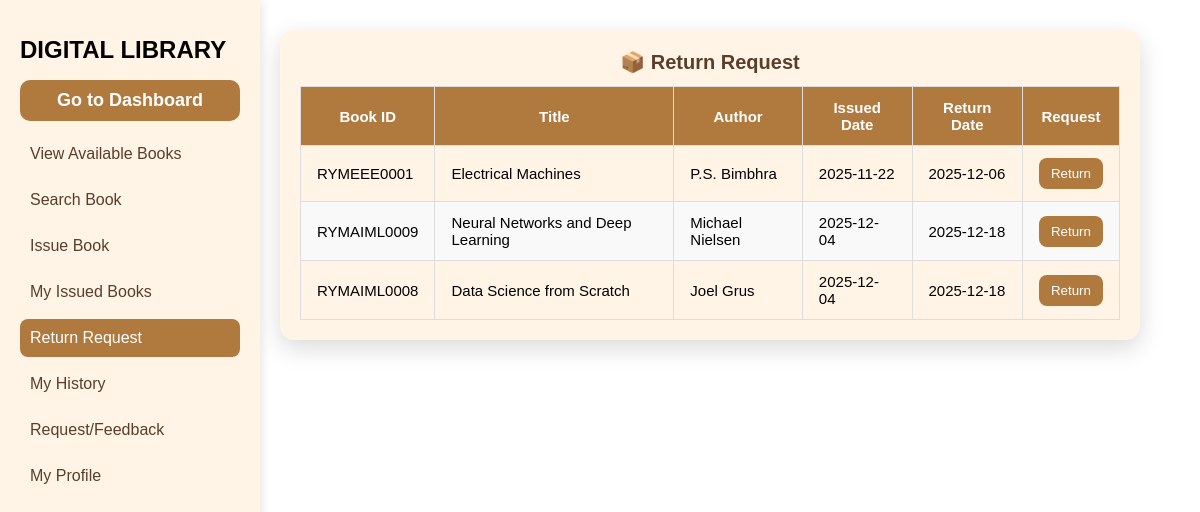
Page /dlib/users/return_request.php (signed in) on the committed database.
### tables this page shows
CREATE TABLE `transactions` (
  `transaction_id` int(11) NOT NULL,
  `user_id` varchar(20) NOT NULL,
  `book_id` varchar(20) NOT NULL,
  `issue_date` date NOT NULL,
  `return_date` date DEFAULT NULL,
  `status` enum('issued','returned','overdue','lost') DEFAULT 'issued',
  `issued_by` enum('admin','user') NOT NULL DEFAULT 'user'
);

CREATE TABLE `books` (
  `book_id` varchar(20) NOT NULL,
  `title` varchar(200) NOT NULL,
  `author` varchar(150) DEFAULT NULL,
  `edition` varchar(50) DEFAULT NULL,
  `publisher` varchar(150) DEFAULT NULL,
  `published_date` date DEFAULT NULL,
  `branch` enum('CSE','AIML','ECE','EEE','ME','CIVIL','OTHER') NOT NULL,
  `total_copies` int(11) NOT NULL DEFAULT 1,
  `available_copies` int(11) NOT NULL DEFAULT 1
);

### dlib/users/return_request.php (the view, shortened to what this page needs)
<?php
include "../db_connect.php";
$user_id = $_SESSION['user_id'];
$sql = "SELECT t.transaction_id, t.book_id, b.title, b.author, t.issue_date, t.return_date
        FROM transactions t
        JOIN books b ON t.book_id = b.book_id
        WHERE t.user_id = ? AND t.status = 'issued'";
$stmt = $conn->prepare($sql);
$stmt->bind_param("s", $user_id);
$stmt->execute();
$issued_books = $stmt->get_result();
?>
<!DOCTYPE html>
<html lang="en">
<head>
    <link rel="stylesheet" href="../css/06style.css">
</head>
<body>
<div class="main-layout">
    <div class="sidebar">
        <h1 style="font-size: 24px;">DIGITAL LIBRARY</h1>
        <button class="dashboard-btn" onclick="window.location.href='dashboard.php'">Go to Dashboard</button>
        <div class="sidebar-menu">
            <a href="view_book.php" class="menu-item">View Available Books</a>
            <a href="search_book.php" class="menu-item">Search Book</a>
            <a href="issue_request.php" class="menu-item">Issue Book</a>
            <a href="my_books.php" class="menu-item">My Issued Books</a>
            <a href="return_request.php" class="menu-item active">Return Request</a>
             <a href="history.php" class="menu-item">My History</a>
            <a href="feedback.php" class="menu-item">Request/Feedback</a>
            <a href="profile.php" class="menu-item">My Profile</a>
        </div>
    </div>
    <div class="content">
        <div class="table-container">
            <h2>📦 Return Request</h2>
            <table>
                <thead>
                    <tr>
                        <th>Book ID</th>
                        <th>Title</th>
                        <th>Author</th>
                        <th>Issued Date</th>
                        <th>Return Date</th>
                        <th>Request</th>
                    </tr>
                </thead>
                <tbody>
                <?php if ($issued_books->num_rows > 0): ?>
                    <?php while ($row = $issued_books->fetch_assoc()): ?>
                        <tr>
                            <td><?= $row['book_id'] ?></td>
                            <td><?= htmlspecialchars($row['title']) ?></td>
                            <td><?= htmlspecialchars($row['author']) ?></td>
                            <td><?= $row['issue_date'] ?></td>
                            <td><?= $row['return_date'] ?? 'Not returned yet' ?></td>
                            <td>
                                <form action="" method="POST">
                                    <button type="submit" class="request-btn">Return</button>
                                </form>
                            </td>
                        </tr>
                    <?php endwhile; ?>
                <?php else: ?>
                    <tr><td colspan="6" style="text-align:center;">No books to return.</td></tr>
                <?php endif; ?>
                </tbody>
            </table>
        </div>
    </div>
</div>
</body>
</html>

### rows in the picture
transactions: book "RYMEEE0001", book.title "Electrical Machines", book.author "P.S. Bimbhra", issue_date "2025-11-22", return_date "2025-12-06"
transactions: book "RYMAIML0009", book.title "Neural Networks and Deep Learning", book.author "Michael Nielsen", issue_date "2025-12-04", return_date "2025-12-18"
transactions: book "RYMAIML0008", book.title "Data Science from Scratch", book.author "Joel Grus", issue_date "2025-12-04", return_date "2025-12-18"
